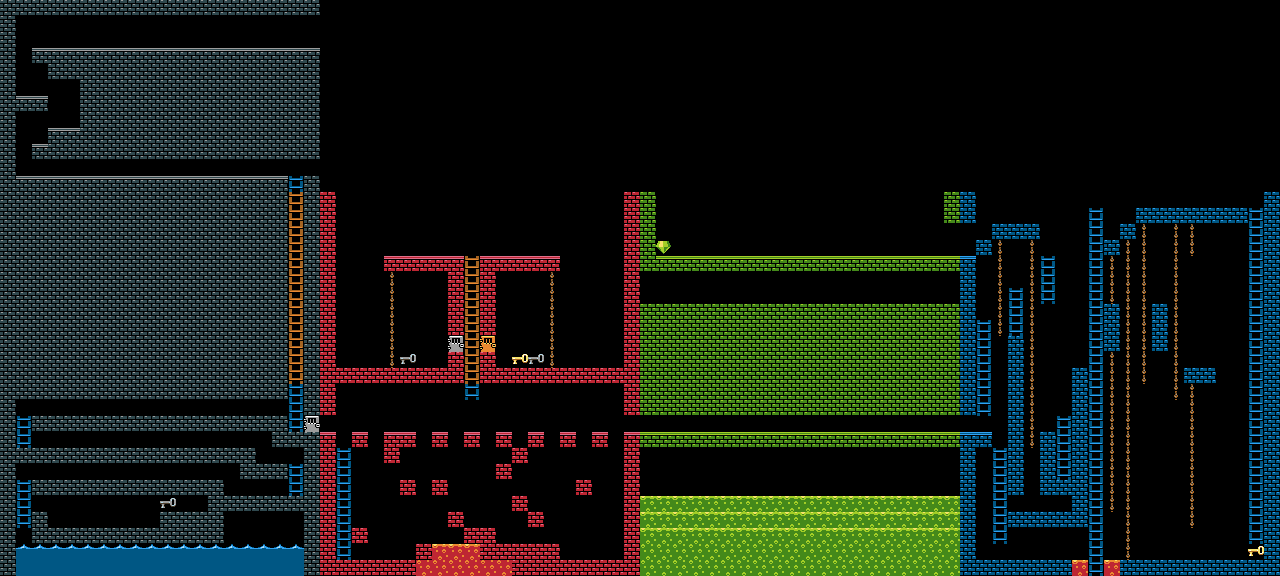

The image is a tile-based game level rendered from a .tmx file. Its description and source (layers, tilesets, objects; grid data summarised) follow:
An orthogonal 80x36 tile map with 16x16 px tiles, 2 tile layers (background, Kachelebene 1).

<map version="1.0" orientation="orthogonal" width="80" height="36" tilewidth="16" tileheight="16">
 <tileset firstgid="1" name="simples_pimples - Kopie" tilewidth="16" tileheight="16">
  <image source="../art/simples_pimples - Kopie.png" trans="5a5268" width="800" height="1280" />
 </tileset>
 <layer name="background" width="80" height="36">
  <data>[2880 cells, 2880 non-empty, 1 distinct tile ids]</data>
 </layer>
 <layer name="Kachelebene 1" width="80" height="36">
  <data>[2880 cells, 1327 non-empty, 23 distinct tile ids]</data>
 </layer>
</map>
